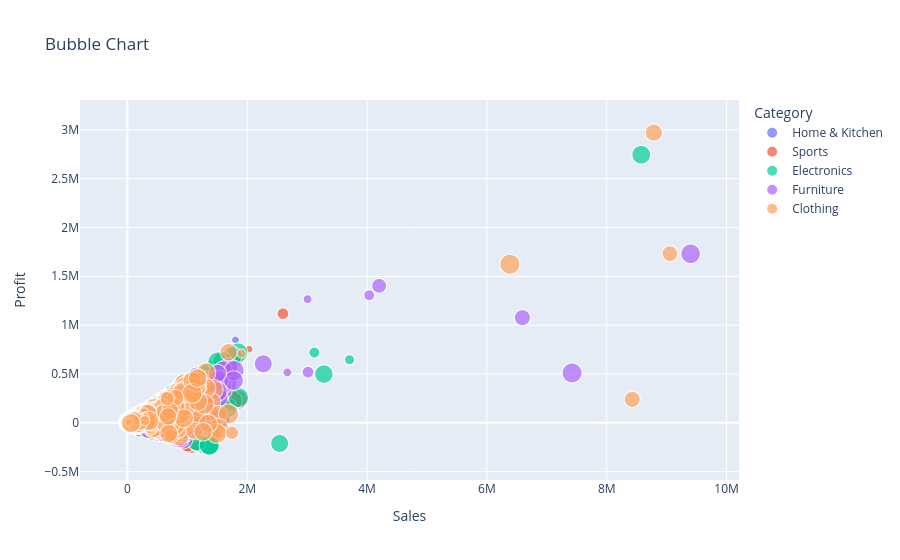

This figure's notebook cell:
### Markdown cell above
**Code Cell 10
Bubble Chart**

### Code cell
fig = px.scatter(
    df,
    x="Sales",
    y="Profit",
    color="Category",
    size="Quantity",
    hover_name="Product_Name",
    title="Bubble Chart"
)

fig.show()

### Figure 1 — Plotly figure (JSON) as saved in the notebook; plotly's stock layout.template omitted (floating-point values rounded to 4 significant figures; data arrays with more than 128 entries replaced by an {"elided": "..."} marker saying what was removed)
{"data": [{"hovertemplate": "<b>%{hovertext}</b><br><br>Category=Home & Kitchen<br>Sales=%{x}<br>Profit=%{y}<br>Quantity=%{marker.size}<extra></extra>", "hovertext": {"elided": "2033 str values"}, "legendgroup": "Home & Kitchen", "marker": {"color": "#636efa", "size": {"elided": "2033 int values"}, "sizemode": "area", "sizeref": 0.05, "symbol": "circle"}, "mode": "markers", "name": "Home & Kitchen", "showlegend": true, "type": "scattergl", "x": {"elided": "2033 float values"}, "xaxis": "x", "y": {"elided": "2033 float values"}, "yaxis": "y"}, {"hovertemplate": "<b>%{hovertext}</b><br><br>Category=Sports<br>Sales=%{x}<br>Profit=%{y}<br>Quantity=%{marker.size}<extra></extra>", "hovertext": {"elided": "1980 str values"}, "legendgroup": "Sports", "marker": {"color": "#EF553B", "size": {"elided": "1980 int values"}, "sizemode": "area", "sizeref": 0.05, "symbol": "circle"}, "mode": "markers", "name": "Sports", "showlegend": true, "type": "scattergl", "x": {"elided": "1980 float values"}, "xaxis": "x", "y": {"elided": "1980 float values"}, "yaxis": "y"}, {"hovertemplate": "<b>%{hovertext}</b><br><br>Category=Electronics<br>Sales=%{x}<br>Profit=%{y}<br>Quantity=%{marker.size}<extra></extra>", "hovertext": {"elided": "2060 str values"}, "legendgroup": "Electronics", "marker": {"color": "#00cc96", "size": {"elided": "2060 int values"}, "sizemode": "area", "sizeref": 0.05, "symbol": "circle"}, "mode": "markers", "name": "Electronics", "showlegend": true, "type": "scattergl", "x": {"elided": "2060 float values"}, "xaxis": "x", "y": {"elided": "2060 float values"}, "yaxis": "y"}, {"hovertemplate": "<b>%{hovertext}</b><br><br>Category=Furniture<br>Sales=%{x}<br>Profit=%{y}<br>Quantity=%{marker.size}<extra></extra>", "hovertext": {"elided": "1987 str values"}, "legendgroup": "Furniture", "marker": {"color": "#ab63fa", "size": {"elided": "1987 int values"}, "sizemode": "area", "sizeref": 0.05, "symbol": "circle"}, "mode": "markers", "name": "Furniture", "showlegend": true, "type": "scattergl", "x": {"elided": "1987 float values"}, "xaxis": "x", "y": {"elided": "1987 float values"}, "yaxis": "y"}, {"hovertemplate": "<b>%{hovertext}</b><br><br>Category=Clothing<br>Sales=%{x}<br>Profit=%{y}<br>Quantity=%{marker.size}<extra></extra>", "hovertext": {"elided": "2040 str values"}, "legendgroup": "Clothing", "marker": {"color": "#FFA15A", "size": {"elided": "2040 int values"}, "sizemode": "area", "sizeref": 0.05, "symbol": "circle"}, "mode": "markers", "name": "Clothing", "showlegend": true, "type": "scattergl", "x": {"elided": "2040 float values"}, "xaxis": "x", "y": {"elided": "2040 float values"}, "yaxis": "y"}], "layout": {"legend": {"itemsizing": "constant", "title": {"text": "Category"}, "tracegroupgap": 0}, "title": {"text": "Bubble Chart"}, "xaxis": {"anchor": "y", "domain": [0, 1], "title": {"text": "Sales"}}, "yaxis": {"anchor": "x", "domain": [0, 1], "title": {"text": "Profit"}}}}
